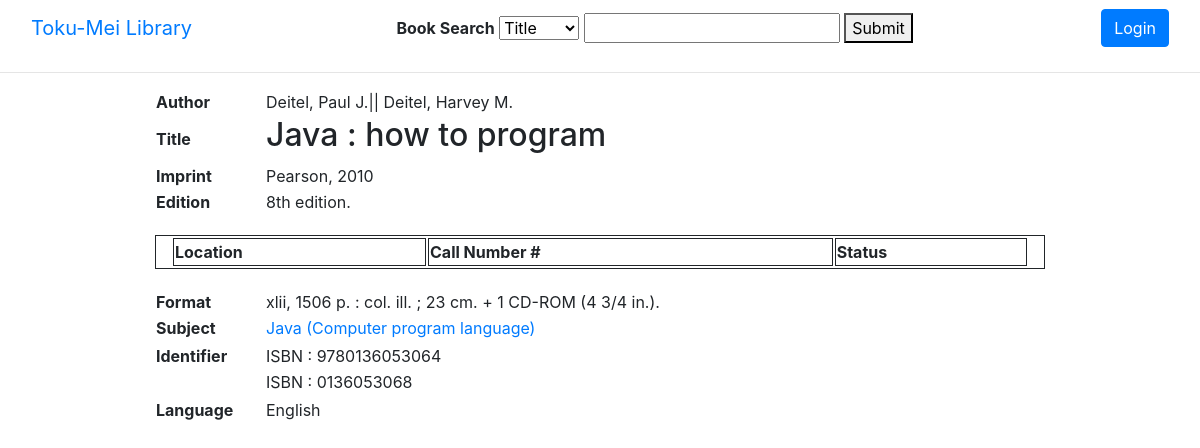
Screenshot of /record/2/ with the database file from the repository.
### catalogue/models.py (models this page shows, shortened)
class Booktitle(models.Model):
    title = models.CharField(max_length=250)
    author = models.TextField(blank=True, null=True)
    edition = models.CharField(max_length=100, blank=True, null=True)
    publisher = models.CharField(max_length=250, blank=True, null=True)
    year = models.IntegerField(blank=True, null=True)
    format = models.CharField(max_length=250, blank=True, null=True)
    series = models.TextField(blank=True, null=True)
    subjects = models.TextField(blank=True, null=True)
    note = models.TextField(blank=True, null=True)
    language = models.CharField(max_length=100, blank=True, null=True)
    isbn = models.TextField(blank=True, null=True)
    created_on = models.DateTimeField(auto_now=True)
    updated_on = models.DateTimeField(auto_now_add=True)

### catalogue/views.py (the view)
# urls.py: path('record/<id>/', book_record),
def book_record(request, id):
    book = Booktitle.objects.get(id=id)
    subject_column = Booktitle._meta.get_field("subjects")
    subject_data = subject_column.value_from_object(book)
    subject_list = subject_data.split("||")
    isbn_column = Booktitle._meta.get_field("isbn")
    isbn_data = isbn_column.value_from_object(book)
    isbn_list = isbn_data.split("||")
    if book.edition == None:
        book.edition = ""
    items = Bookitem.objects.filter(title=id)
    context = {
        'book':book,
        'subjects':subject_list,
        'isbn':isbn_list,
        'items':items
    }
    return render(request, 'book_record.html', context)

### catalogue/templates/book_record.html (shortened to what this page needs)
{% extends 'base.html' %}
{% block content %}
<div class="container record">
    <table class="container-fluid birecord">
        <tr>
            <th>Author</th>
            <td>{{book.author}}</td>
        </tr>
        <tr>
            <th>Title</th>
            <td><h2>{{book.title}}</h2></td>
        </tr>
        <tr>
            <th>Imprint</th>
            <td>{{book.publisher}}, {{book.year}}</td>
        </tr>
        <tr>
            <th>Edition</th>
            <td>{{book.edition}}</td>
        </tr>
    </table>
    <table class="container-fluid itemtable">
        <tr>
            <th>Location</th>
            <th>Call Number #</th>
            <th>Status</th>
        </tr>
    </table>
    <table class="container-fluid birecord">
        <tr>
            <th>Format</th>
            <td>{{book.format}}</td>
        </tr>
        <tr>
            <th>Subject</th>
            {% for s in subjects %}
            <td><a href="/searchBySubject/{{s}}">{{s}}</a></td>
            </tr>
            <tr><th></th>
                {% endfor %}
        </tr>
        <tr>
            <th>Identifier</th>
            {% for i in isbn %}
            <td>{{i}}</td>
            </tr>
            <tr><th></th>
                {% endfor %}
        </tr>
        <tr>
            <th>Language</th>
            <td>{{book.language}}</td>
        </tr>
    </table>
</div>
{% endblock content %}

### catalogue/templates/base.html (style rules this page uses)
.container { max-width: 920px; }
table { margin-bottom: 20px; max-width: 900px; }
.itemtable { border-collapse: separate; }
.itemtable, .itemtable th, .itemtable td { border: 1px solid; }
.birecord th { width: 110px; }

### rows the page displays
Booktitle: author "Deitel, Paul J.|| Deitel, Harvey M.", title "Java : how to program", publisher "Pearson", year "2010", edition "8th edition.", format "xlii, 1506 p. : col. ill. ; 23 cm. + 1 CD-ROM (4 3/4 in.).", subjects "Java (Computer program language)", language "English"

### other values shown
{{ i }} "ISBN : 9780136053064" "ISBN : 0136053068"
